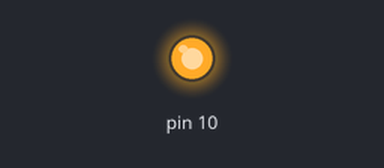
A sketch run on a simulated Arduino Uno, built with avr-gcc and run on an emulated ATmega328P. On the bench: output pins drawn as LEDs (lit = HIGH). Sleep ends after the set time or at an interrupt; pins used as bus, display or sensor lines are not drawn; what the sketch prints to the serial monitor is not drawn. At 1.0 s the program stops and its outputs stay as they are.

Above: at 0.1 s.
Timing chart, 0 to 1.6 s (numbered marks = the images above):
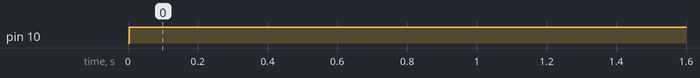

Measured:
- by itself, pin 10: LOW → HIGH at 0.00 s

The sketch:

ADF4351.ino
```cpp
// (licence header left out)
#include <Wire.h>
#include <SPI.h>
#include <avr/sleep.h>

// Configuration begins here ********************************************

// Uses SPI 0 (2 pins) plus a "select pin", can work with more than one device.

const int slaveSelectPin1 = 3;  // Slave 1 LE select
const int slaveSelectPin2 = 4;  // Slave 2 LE select

/*
 * Have to use F in kHz as high (4.4GHz) freq will not fit into an unsigned long
 */
unsigned long Freq1 = 2175000;  //Frequency in KHz
unsigned long Freq2 = 2175000;  //Frequency in KHz

long refin = 10000000; // 10Mhz
long ChanStep = 25000; //Channel spacing

// Configuration ends here, no need to change stuff below here hopefully ..

unsigned long Reg[6]; //ADF4351 Reg's

void setup() {

  Serial.begin(115200);// USB to PC for Debug only
  Serial.println("Starting ADF4351");
  Serial.print("Ref Frequency  (Hz): "); Serial.println(refin);
  Serial.print("Ch1 Frequency (kHz): "); Serial.println(Freq1);
  Serial.print("Ch2 Frequency (kHz): "); Serial.println(Freq2);

  // setup the control pins for writing to two ADF boards if needed
  pinMode (slaveSelectPin1, OUTPUT);
  digitalWrite(slaveSelectPin1, LOW);
  pinMode (slaveSelectPin2, OUTPUT);
  digitalWrite(slaveSelectPin2, LOW);

  SPI.setDataMode(SPI_MODE0);
  SPI.setBitOrder(MSBFIRST);
  SPI.setClockDivider(SPI_CLOCK_DIV128);
  SPI.begin();
  delay(500);


  /* 2175 Mhz */

/*
 * known good 2175mhz for chinese eval board
 * */

/*
 *
  Reg[5] = 0x580005;
  Reg[4] = 0x92803C;
  Reg[3] = 0x4B3;
  Reg[2] = 0x18005F42;
  Reg[1] = 0x8009F41;
  Reg[0] = 0x570000;
*/

  Serial.println("Writing Ch1 Registers ..");
  ConvertFreq(Freq1, Reg);
  SetFreq(slaveSelectPin1);

  Serial.println("Writing Ch2 Registers ..");
  // Ignore this if not needed.
  ConvertFreq(Freq2, Reg);
  SetFreq(slaveSelectPin2);

  Serial.println("Done, sleeping.");
  delay(500);

  set_sleep_mode(SLEEP_MODE_PWR_DOWN);
  sleep_enable();
  sleep_mode();
}

void loop() {
  // should be asleep and never hit this.
  delay(500);
}

void SetFreq(int ssPin)
{
  WriteADF2(5, ssPin);
  delayMicroseconds(2500);
  WriteADF2(4, ssPin);
  delayMicroseconds(2500);
  WriteADF2(3, ssPin);
  delayMicroseconds(2500);
  WriteADF2(2, ssPin);
  delayMicroseconds(2500);
  WriteADF2(1, ssPin);
  delayMicroseconds(2500);
  WriteADF2(0, ssPin);
  delayMicroseconds(2500);
}

void WriteADF2(int idx, int ssPin)
{
  //Make sure the idx is written into the first 3 bits
  Reg[idx]= (Reg[idx] & 0xFFFFFFF8) + (0x07 & idx);

  Serial.print("Reg ");
  Serial.print(idx);
  Serial.print(": ");
  Serial.print(Reg[idx], HEX);
  Serial.print("\n");
  // make 4 byte from integer for SPI-Transfer
  byte buf[4];
  for (int i = 0; i < 4; i++)
    buf[i] = (byte)(Reg[idx] >> (i * 8));
  WriteADF(buf[3], buf[2], buf[1], buf[0], ssPin);
}

int WriteADF(byte a1, byte a2, byte a3, byte a4, int ssPin) {
  // write over SPI to ADF435x
  digitalWrite(ssPin, LOW);
  delayMicroseconds(10);
  SPI.transfer(a1);
  SPI.transfer(a2);
  SPI.transfer(a3);
  SPI.transfer(a4);
  Toggle(ssPin);
}

int Toggle(int ssPin) {
  digitalWrite(ssPin, HIGH);
  delayMicroseconds(5);
  digitalWrite(ssPin, LOW);
}

void ConvertFreq(unsigned long freq, unsigned long R[])
{
  // PLL-Reg-R0         =  32bit
  // Registerselect        3bit
  // int F_Frac = 4;       // 12bit
  // int N_Int = 92;       // 16bit
  // reserved           // 1bit

  // PLL-Reg-R1         =  32bit
  // Registerselect        3bit
  //int M_Mod = 5;        // 12bit
  int P_Phase = 1;     // 12bit bei 2x12bit hintereinander pow()-bug !!
  int Prescal = 1;     // 1bit geht nicht ???
  int PhaseAdj = 0;    // 1bit geht auch nicht ???
  // reserved           // 3bit

  // PLL-Reg-R2         =  32bit
  // Registerselect        3bit
  int U1_CountRes = 0; // 1bit
  int U2_Cp3state = 0; // 1bit
  int U3_PwrDown = 0;  // 1bit
  int U4_PDpola = 1;    // 1bit
  int U5_LPD = 0;       // 1bit
  int U6_LPF = 1;       // 1bit 1=Integer, 0=Frac not spported yet
  int CP_ChgPump = 15;     // 4bit  7 -> 2.50mA,   15 -> 5.00mA
  int D1_DoublBuf = 0; // 1bit
  //  int R_Counter = 1;   // 10bit
  //  int RD1_Rdiv2 = 0;    // 1bit
  //  int RD2refdoubl = 0; // 1bit
  int M_Muxout = 6;     // 3bit 6-> digital lock detect
  int LoNoisSpur = 0;      // 2bit 0-> low noise mode
  // reserved           // 1bit

  // PLL-Reg-R3         =  32bit
  // Registerselect        3bit
  int D_Clk_div = 150; // 12bit
  int C_Clk_mode = 0;   // 2bit
  //  reserved          // 1bit
  int F1_Csr = 0;       // 1bit
  //  reserved          // 2bit
  int F2_ChgChan = 0;   // 1bit
  int F3_ADB = 0;       // 1bit
  int F4_BandSel = 0;  // 1bit
  //  reserved          // 8bit

  // PLL-Reg-R4         =  32bit
  // Registerselect        3bit
  int D_out_PWR = 3 ;    // 2bit
  int D_RF_ena = 1;     // 1bit
  int D_auxOutPwr = 0;  // 2bit
  int D_auxOutEna = 0;  // 1bit
  int D_auxOutSel = 0;  // 1bit
  int D_MTLD = 0;       // 1bit
  int D_VcoPwrDown = 0; // 1bit 1=VCO off


  int D_RfDivSel = 3;    // 3bit set automatically further down
  int D_FeedBck = 1;     // 1bit
  // reserved           // 8bit

  // PLL-Reg-R5         =  32bit
  // Registerselect     // 3bit
  // reserved           // 16bit
  // reserved     11    // 2bit
  // reserved           // 1bit
  int D_LdPinMod = 1;    // 2bit muss 1 sein
  // reserved           // 8bit

  // Referenz Freg Calc
  int R_Counter = 1;   // 10bit
  int RD1_Rdiv2 = 0;    // 1bit
  int RD2refdoubl = 0; // 1bit
  int B_BandSelClk = 200; // 8bit


  // an unsigend long wont quite hold 4.4GHz, so work with f/10 for now.
  unsigned long RFout = freq * 100;   // VCO-Frequenz
  // calc bandselect und RF-div
  int outdiv = 1;

  if (RFout >= 220000000) {
    outdiv = 1;
    D_RfDivSel = 0;
  }
  if (RFout < 220000000) {
    outdiv = 2;
    D_RfDivSel = 1;
  }
  if (RFout < 110000000) {
    outdiv = 4;
    D_RfDivSel = 2;
  }
  if (RFout < 55000000) {
    outdiv = 8;
    D_RfDivSel = 3;
  }
  if (RFout < 27500000) {
    outdiv = 16;
    D_RfDivSel = 4;
  }
  if (RFout < 13800000) {
    outdiv = 32;
    D_RfDivSel = 5;
  }
  if (RFout < 6900000) {
    outdiv = 64;
    D_RfDivSel = 6;
  }

  // Work with f/10 here
  float PFDFreq = (refin/10) * ((1.0 + RD2refdoubl) / (R_Counter * (1.0 + RD1_Rdiv2))); //Referenzfrequenz /10
  float N = ((RFout) * outdiv) / PFDFreq;
  int N_Int = N;

  // Set up the band select divider, for max PFDFreq/B_BandSel = 125KHz
  B_BandSelClk = (int)10*PFDFreq/125000;

  long M_Mod = PFDFreq * (1000000 / ChanStep) / 100000; // the effective "* 10" here completes the conversion from kHz to real freq, * 100 was done further up.
  int F_Frac = round((N - N_Int) * M_Mod);

  R[0] = (unsigned long)(0 + F_Frac * pow(2, 3) + N_Int * pow(2, 15));
  // Sometimes R[1} does not get its register index set as 1, I think the M_Mod * pow(2, 3) overflows or something.
  // We force these bits on index WriteADF2 anyway, so its not an issue.
  R[1] = (unsigned long)(1 + M_Mod * pow(2, 3) + P_Phase * pow(2, 15) + Prescal * pow(2, 27) + PhaseAdj * pow(2, 28));
  R[2] = (unsigned long)(2 + U1_CountRes * pow(2, 3) + U2_Cp3state * pow(2, 4) + U3_PwrDown * pow(2, 5) + U4_PDpola * pow(2, 6) + U5_LPD * pow(2, 7) + U6_LPF * pow(2, 8) + CP_ChgPump * pow(2, 9) + D1_DoublBuf * pow(2, 13) + R_Counter * pow(2, 14) + RD1_Rdiv2 * pow(2, 24) + RD2refdoubl * pow(2, 25) + M_Muxout * pow(2, 26) + LoNoisSpur * pow(2, 29));
  R[3] = (unsigned long)(3 + D_Clk_div * pow(2, 3) + C_Clk_mode * pow(2, 15) + 0 * pow(2, 17) + F1_Csr * pow(2, 18) + 0 * pow(2, 19) + F2_ChgChan * pow(2, 21) +  F3_ADB * pow(2, 22) + F4_BandSel * pow(2, 23) + 0 * pow(2, 24));
  R[4] = (unsigned long)(4 + D_out_PWR * pow(2, 3) + D_RF_ena * pow(2, 5) + D_auxOutPwr * pow(2, 6) + D_auxOutEna * pow(2, 8) + D_auxOutSel * pow(2, 9) + D_MTLD * pow(2, 10) + D_VcoPwrDown * pow(2, 11) + B_BandSelClk * pow(2, 12) + D_RfDivSel * pow(2, 20) + D_FeedBck * pow(2, 23));
  R[5] = (unsigned long)(5 + 0 * pow(2, 3) + 3 * pow(2, 19) + 0 * pow(2, 21) + D_LdPinMod * pow(2, 22));
}
//to do instead of writing 0x08000000 you can use other two possibilities: (1ul << 27) or (uint32_t) (1 << 27).
```
